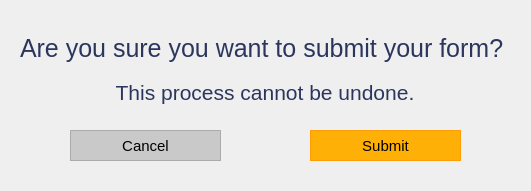
<?xml version="1.0" encoding="UTF-8"?>
<ui version="4.0">
 <class>MainWindow</class>
 <widget class="QMainWindow" name="MainWindow">
  <property name="geometry">
   <rect>
    <x>0</x>
    <y>0</y>
    <width>531</width>
    <height>191</height>
   </rect>
  </property>
  <property name="minimumSize">
   <size>
    <width>531</width>
    <height>191</height>
   </size>
  </property>
  <property name="maximumSize">
   <size>
    <width>531</width>
    <height>191</height>
   </size>
  </property>
  <property name="windowTitle">
   <string>Submit Form</string>
  </property>
  <property name="windowIcon">
   <iconset>
    <normaloff>../../Resources/logo_svg.svg</normaloff>../../Resources/logo_svg.svg</iconset>
  </property>
  <widget class="QWidget" name="centralwidget">
   <widget class="QPushButton" name="btn_delete">
    <property name="geometry">
     <rect>
      <x>310</x>
      <y>130</y>
      <width>151</width>
      <height>31</height>
     </rect>
    </property>
    <property name="font">
     <font>
      <family>Helvetica</family>
      <pointsize>11</pointsize>
     </font>
    </property>
    <property name="styleSheet">
     <string notr="true">QPushButton {
background-color: rgb(255, 176, 6);
border: 1.2px solid #ff9d07;
outline: none;}

QPushButton:hover{
background-color: rgb(255, 157, 7);
outline: none;
border: none;
}

QPushButton:pressed{
background-color: rgb(254, 140, 8);
outline: none;
border: none;
}


</string>
    </property>
    <property name="text">
     <string>Submit</string>
    </property>
   </widget>
   <widget class="QPushButton" name="btn_cancel">
    <property name="geometry">
     <rect>
      <x>70</x>
      <y>130</y>
      <width>151</width>
      <height>31</height>
     </rect>
    </property>
    <property name="font">
     <font>
      <family>Helvetica</family>
      <pointsize>11</pointsize>
     </font>
    </property>
    <property name="styleSheet">
     <string notr="true">QPushButton {
color: rgb(0, 0, 0);
background-color: rgb(201, 201, 201);
border: 1.2px solid #ABABAB;
outline: none;}

QPushButton:hover{
color: rgb(255, 255, 255);
background-color: rgb(171, 171, 171);
outline: none;
border: none;
}

QPushButton:pressed{
color: rgb(255, 255, 255);
background-color: rgb(129, 129, 129);
outline: none;
border: none;
}


</string>
    </property>
    <property name="text">
     <string>Cancel</string>
    </property>
   </widget>
   <widget class="QWidget" name="layoutWidget">
    <property name="geometry">
     <rect>
      <x>20</x>
      <y>30</y>
      <width>490</width>
      <height>81</height>
     </rect>
    </property>
    <layout class="QVBoxLayout" name="verticalLayout">
     <item>
      <widget class="QLabel" name="label">
       <property name="font">
        <font>
         <family>Helvetica</family>
         <pointsize>19</pointsize>
        </font>
       </property>
       <property name="text">
        <string>&lt;html&gt;&lt;head/&gt;&lt;body&gt;&lt;p&gt;&lt;span style=&quot; color:#2c365d;&quot;&gt;Are you sure you want to submit your form?&lt;/span&gt;&lt;/p&gt;&lt;/body&gt;&lt;/html&gt;</string>
       </property>
      </widget>
     </item>
     <item>
      <widget class="QLabel" name="label_2">
       <property name="font">
        <font>
         <family>Helvetica</family>
         <pointsize>16</pointsize>
        </font>
       </property>
       <property name="text">
        <string>&lt;html&gt;&lt;head/&gt;&lt;body&gt;&lt;p&gt;&lt;span style=&quot; color:#2c365d;&quot;&gt;This process cannot be undone.&lt;/span&gt;&lt;/p&gt;&lt;/body&gt;&lt;/html&gt;</string>
       </property>
       <property name="alignment">
        <set>Qt::AlignCenter</set>
       </property>
      </widget>
     </item>
    </layout>
   </widget>
  </widget>
 </widget>
 <resources/>
 <connections/>
</ui>
